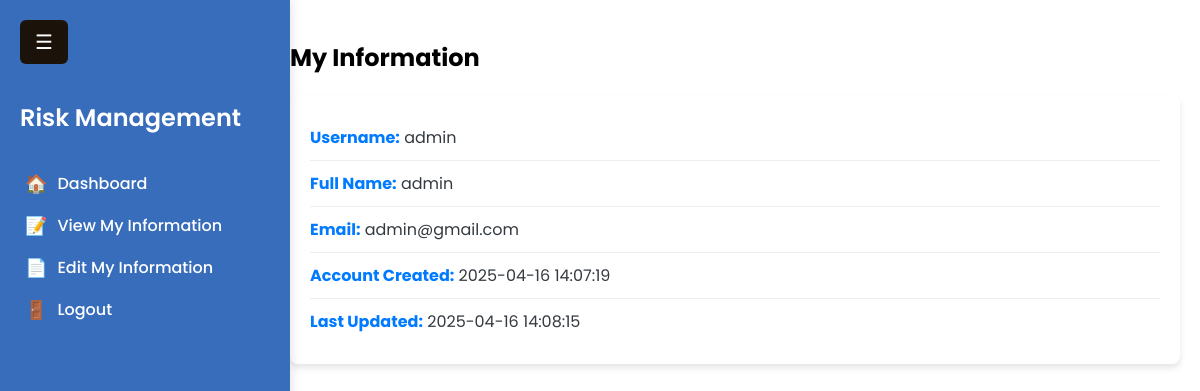
/view_user.php (signed in), run on the app's committed database.
### tables this page shows
CREATE TABLE `users` (
  `user_id` int(11) NOT NULL,
  `username` varchar(50) NOT NULL,
  `full_name` varchar(100) DEFAULT NULL,
  `email` varchar(100) DEFAULT NULL,
  `password` varchar(255) NOT NULL,
  `role` enum('admin','user') DEFAULT 'user',
  `created_at` timestamp NOT NULL DEFAULT current_timestamp(),
  `updated_at` timestamp NOT NULL DEFAULT current_timestamp() ON UPDATE current_timestamp()
);

### view_user.php (the view, shortened to what this page needs)
<?php
require 'user_sidebar.php';
$user_id = $_SESSION['user_id'];
$query = $pdo->prepare("SELECT username, full_name, email, created_at, updated_at FROM users WHERE user_id = ?");
$query->execute([$user_id]);
$user = $query->fetch(PDO::FETCH_ASSOC);
?>
<div class="main-content">
    <div class="table-container">
        <h2>My Information</h2>
        <div class="info-card">
            <ul>
                <li><strong>Username:</strong> <?= htmlspecialchars($user['username']) ?></li>
                <li><strong>Full Name:</strong> <?= htmlspecialchars($user['full_name']) ?></li>
                <li><strong>Email:</strong> <?= htmlspecialchars($user['email']) ?></li>
                <li><strong>Account Created:</strong> <?= htmlspecialchars($user['created_at']) ?></li>
                <li><strong>Last Updated:</strong> <?= htmlspecialchars($user['updated_at']) ?></li>
            </ul>
        </div>
    </div>
</div>

### style.css (style rules this page uses)
:root { --body-color: #fff; --sidebar-color:rgb(56, 109, 188); --primary-color: #fff; --primary-color-light:rgb(56, 102, 172); --toggle-color:rgb(27, 18, 10); --text-color: #fff; --tran-03: all 0.3s ease; --tran-04: all 0.3s ease; --tran-05: all 0.3s ease; }
body { font-family: 'Poppins', sans-serif; margin: 0; background-color: var(--body-color); transition: var(--tran-04); }
.main-content { margin-left: 270px; padding: 20px; transition: var(--tran-05); }

### view_user.php (style rules this page uses)
.info-card { background: #ffffff; padding: 20px; border-radius: 8px; box-shadow: 0 4px 6px rgba(0, 0, 0, 0.1); margin-top: 20px; color: #343a40; }
.info-card ul { list-style-type: none; padding: 0; margin: 0; }
.info-card li { padding: 10px 0; border-bottom: 1px solid #eee; font-size: 16px; }
.info-card li:last-child { border-bottom: none; }
.info-card strong { color: #007bff; }

### data on the page
users: username "admin", full_name "admin", email "admin@gmail.com", created_at "2025-04-16 14:07:19", updated_at "2025-04-16 14:08:15"
